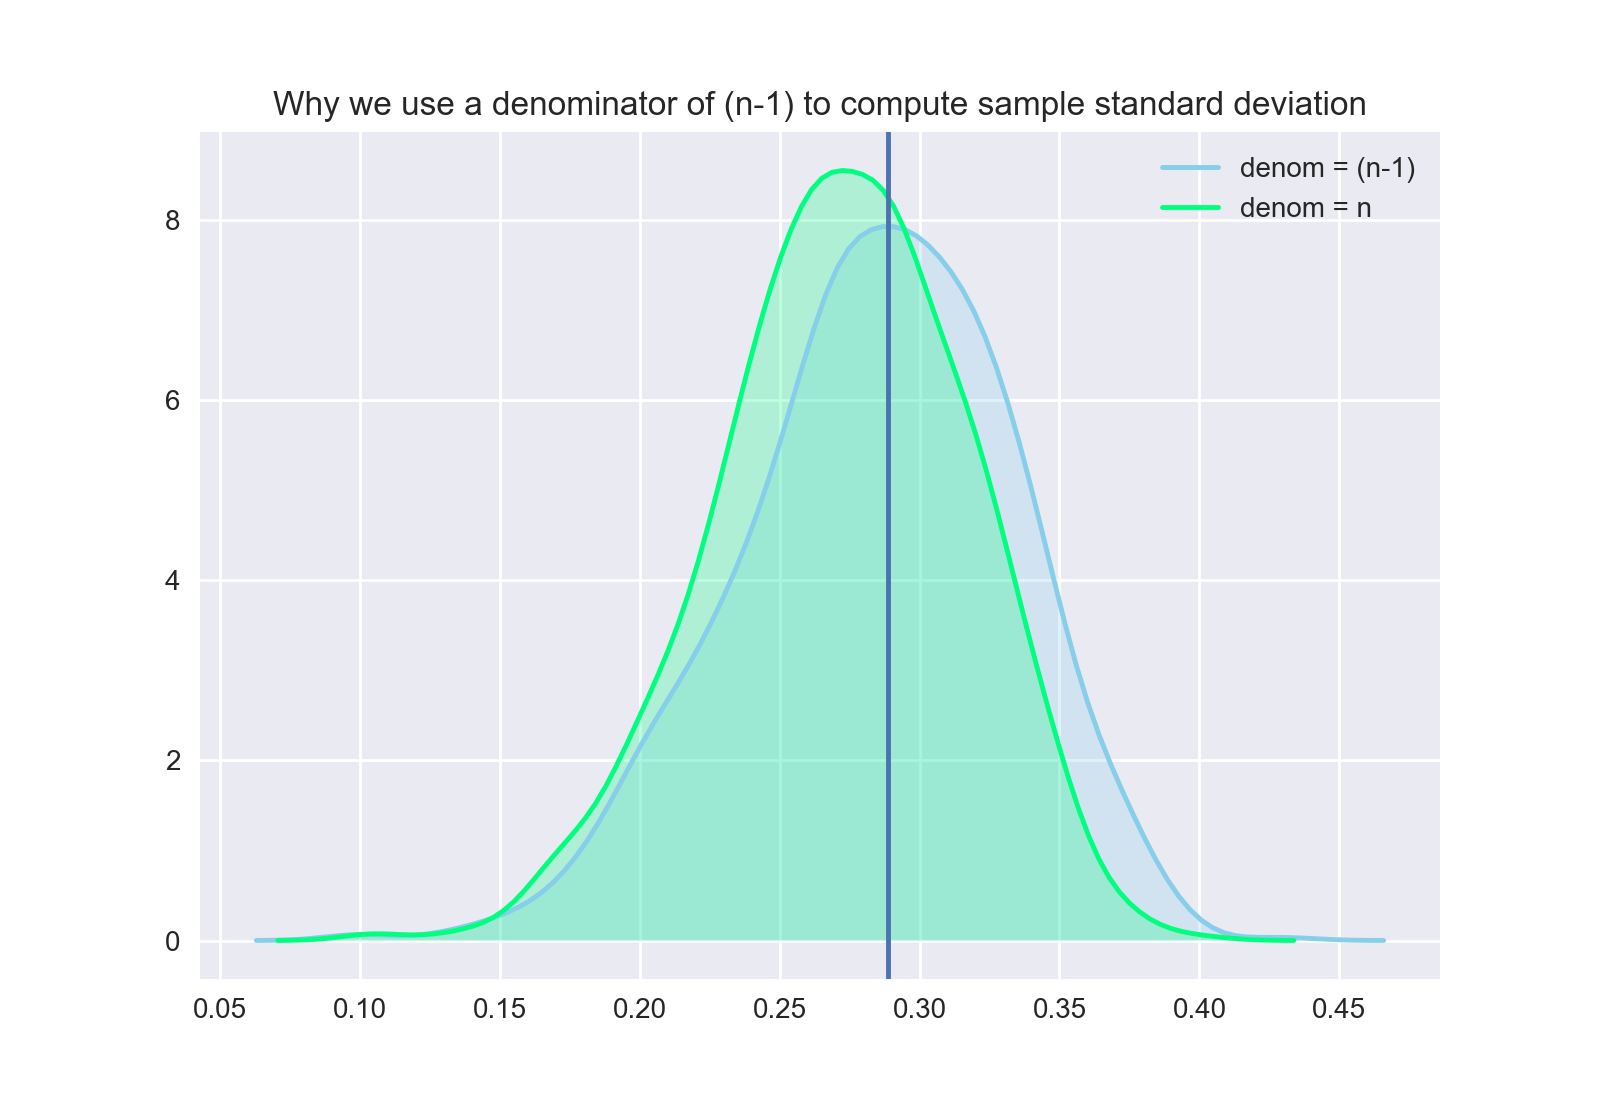

Python code for this plot:
"""
Sample variance and standard deviation.

When we compute sample standard deviation, we
use a denominator of (n-1). Is that really a better
estimate of population sd? Let's find out.
"""
import random
import numpy as np
import matplotlib.pyplot as plt
import seaborn as sns

from stats import *
from normal import normal_pdf

# a population of 1 million
pop = np.fromiter((random.random() for _ in range(1000000)), float)

print('population mean = ', pop.mean())
print('population std = ', pop.std())

def standard_deviation_alt(xs):
    n = len(xs)
    mu = sum(xs)/n
    return math.sqrt(sum((x-mu)**2 for x in xs) / n)

n = 10

# plot density of sd's computed using a denominator of n-1.
sample_stds_1 = np.fromiter(
    (standard_deviation(np.random.choice(pop, n, replace=False))
    for _ in range(1000)), float)
sns.kdeplot(sample_stds_1, shade=True, color='skyblue',
    label='denom = (n-1)')

# now plot density of sd's computed using a denominator of n.
sample_stds_2 = np.fromiter(
    (standard_deviation_alt(np.random.choice(pop, n, replace=False))
    for _ in range(1000)), float)
sns.kdeplot(sample_stds_2, shade=True, color='springgreen',
    label='denom = n')

plt.axvline(x=pop.std())
plt.title('Why we use a denominator of (n-1) to compute sample standard deviation')
plt.show()
